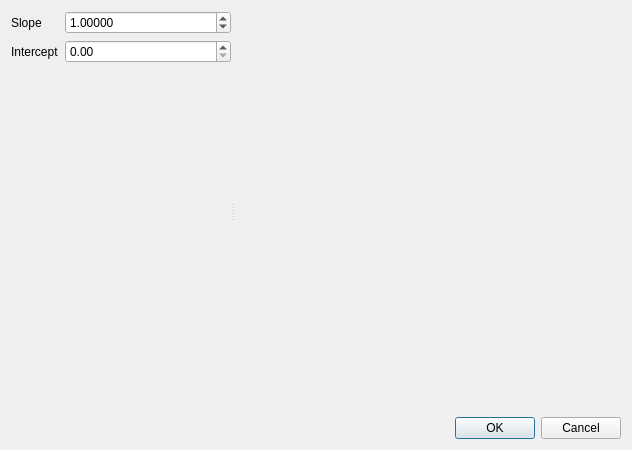
<?xml version="1.0" encoding="UTF-8"?>
<ui version="4.0">
 <class>DoseCorrectionDlg</class>
 <widget class="QDialog" name="DoseCorrectionDlg">
  <property name="geometry">
   <rect>
    <x>0</x>
    <y>0</y>
    <width>619</width>
    <height>450</height>
   </rect>
  </property>
  <property name="windowTitle">
   <string>Dose correction configuration</string>
  </property>
  <layout class="QVBoxLayout" name="verticalLayout_2">
   <item>
    <widget class="QSplitter" name="splitter">
     <property name="orientation">
      <enum>Qt::Horizontal</enum>
     </property>
     <widget class="QWidget" name="verticalLayoutWidget">
      <layout class="QVBoxLayout" name="verticalLayout">
       <item>
        <layout class="QFormLayout" name="formLayout">
         <item row="0" column="0">
          <widget class="QLabel" name="label">
           <property name="text">
            <string>Slope</string>
           </property>
          </widget>
         </item>
         <item row="1" column="0">
          <widget class="QLabel" name="label_2">
           <property name="text">
            <string>Intercept</string>
           </property>
          </widget>
         </item>
         <item row="0" column="1">
          <widget class="QDoubleSpinBox" name="doubleSpinBox_slope">
           <property name="toolTip">
            <string>Slope if there is a need to rescale the image intensty in addition to the dose correction.</string>
           </property>
           <property name="decimals">
            <number>5</number>
           </property>
           <property name="minimum">
            <double>-999999.000000000000000</double>
           </property>
           <property name="maximum">
            <double>999999.000000000000000</double>
           </property>
           <property name="value">
            <double>1.000000000000000</double>
           </property>
          </widget>
         </item>
         <item row="1" column="1">
          <widget class="QDoubleSpinBox" name="doubleSpinBox_intercept">
           <property name="toolTip">
            <string>Intercept if there is a need to rescale the image intensty in addition to the dose correction.</string>
           </property>
          </widget>
         </item>
        </layout>
       </item>
       <item>
        <widget class="QtAddons::uxROIWidget" name="roi_widget" native="true">
         <property name="minimumSize">
          <size>
           <width>220</width>
           <height>150</height>
          </size>
         </property>
         <property name="toolTip">
          <string>ROI where the dose is measured in the image. This region must be outside of any features in the image.</string>
         </property>
        </widget>
       </item>
       <item>
        <spacer name="verticalSpacer">
         <property name="orientation">
          <enum>Qt::Vertical</enum>
         </property>
         <property name="sizeHint" stdset="0">
          <size>
           <width>20</width>
           <height>40</height>
          </size>
         </property>
        </spacer>
       </item>
      </layout>
     </widget>
     <widget class="QtAddons::ImageViewerWidget" name="imageviewer" native="true">
      <property name="minimumSize">
       <size>
        <width>386</width>
        <height>386</height>
       </size>
      </property>
      <property name="toolTip">
       <string>XY-projection in the Z-direction of the image.</string>
      </property>
     </widget>
    </widget>
   </item>
   <item>
    <widget class="QDialogButtonBox" name="buttonBox">
     <property name="orientation">
      <enum>Qt::Horizontal</enum>
     </property>
     <property name="standardButtons">
      <set>QDialogButtonBox::Cancel|QDialogButtonBox::Ok</set>
     </property>
    </widget>
   </item>
  </layout>
 </widget>
 <customwidgets>
  <customwidget>
   <class>QtAddons::ImageViewerWidget</class>
   <extends>QWidget</extends>
   <header location="global">imageviewerwidget.h</header>
   <container>1</container>
   <slots>
    <signal>levelsChanged(float,float)</signal>
   </slots>
  </customwidget>
  <customwidget>
   <class>QtAddons::uxROIWidget</class>
   <extends>QWidget</extends>
   <header location="global">uxroiwidget.h</header>
   <container>1</container>
  </customwidget>
 </customwidgets>
 <resources/>
 <connections>
  <connection>
   <sender>buttonBox</sender>
   <signal>accepted()</signal>
   <receiver>DoseCorrectionDlg</receiver>
   <slot>accept()</slot>
   <hints>
    <hint type="sourcelabel">
     <x>248</x>
     <y>254</y>
    </hint>
    <hint type="destinationlabel">
     <x>157</x>
     <y>274</y>
    </hint>
   </hints>
  </connection>
  <connection>
   <sender>buttonBox</sender>
   <signal>rejected()</signal>
   <receiver>DoseCorrectionDlg</receiver>
   <slot>reject()</slot>
   <hints>
    <hint type="sourcelabel">
     <x>316</x>
     <y>260</y>
    </hint>
    <hint type="destinationlabel">
     <x>286</x>
     <y>274</y>
    </hint>
   </hints>
  </connection>
 </connections>
</ui>
